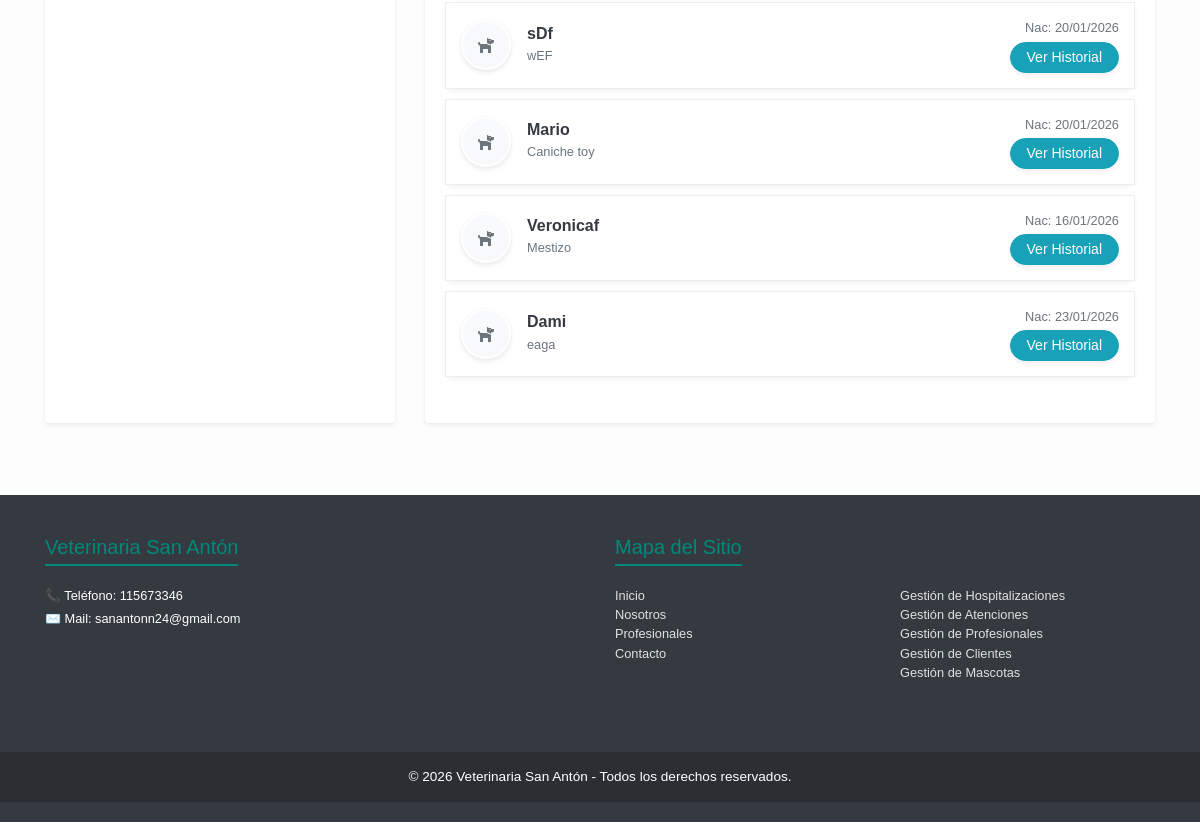
/vistaAdmin/detalle-cliente.php?id=7 (signed in, lower part), run on an earlier commit of the app's database.
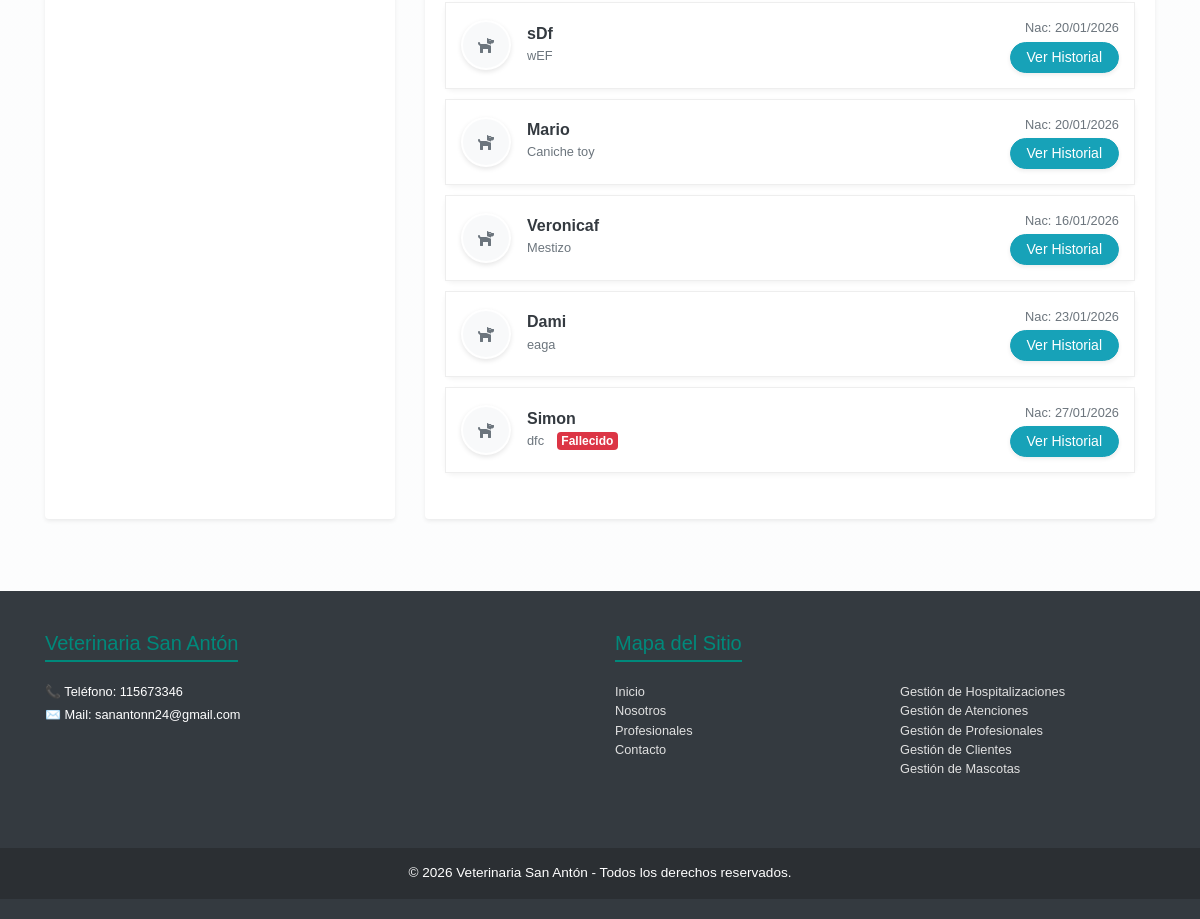
And on a later commit of the database.
### tables this page shows
CREATE TABLE `mascotas` (
  `id` int NOT NULL AUTO_INCREMENT,
  `id_cliente` int NOT NULL,
  `nombre` varchar(255) NOT NULL,
  `foto` varchar(320) DEFAULT NULL,
  `raza` varchar(100) DEFAULT NULL,
  `fecha_nac` date DEFAULT NULL,
  `fecha_mue` date DEFAULT NULL,
  `pesoMascota` int DEFAULT NULL,
  PRIMARY KEY (`id`),
  KEY `fk_id_cliente_mascota` (`id_cliente`),
  CONSTRAINT `fk_id_cliente_mascota` FOREIGN KEY (`id_cliente`) REFERENCES `clientes` (`id`) ON DELETE CASCADE ON UPDATE CASCADE
);

### shared/consultas_detalle_cliente.php (called while the page is built, shortened)
<?php
$id = isset($_GET['id']) ? intval($_GET['id']) : 0;
require_once 'db.php';
$query = "SELECT u.id, u.nombre, u.email, c.direccion, c.telefono
          FROM usuarios u
          JOIN clientes c ON u.id = c.id
          WHERE u.id = ?";
$stmt = $conn->prepare($query);
$stmt->bind_param("i", $id);
$stmt->execute();
$result = $stmt->get_result();
$cliente = ($result && $result->num_rows > 0) ? $result->fetch_assoc() : null;
$queryMascotas = "SELECT m.id, m.nombre AS mascota_nombre, m.raza, m.fecha_nac, m.fecha_mue, m.foto
                  FROM mascotas m
                  WHERE m.id_cliente = ?";
$stmtMascotas = $conn->prepare($queryMascotas);
$stmtMascotas->bind_param("i", $id);
$stmtMascotas->execute();
$resultMascotas = $stmtMascotas->get_result();
?>

### vistaAdmin/detalle-cliente.php (the view, shortened to what the changed rows need)
<?php require_once '../shared/consultas_detalle_cliente.php';
?>
<!DOCTYPE html>
<html lang="es">
<head>
    <?php require_once '../shared/head.php'; ?>
</head>
<body class="bg-light">
    <?php require_once '../shared/navbar.php'; ?>
    <div class="container mt-5 mb-5">
        <?php if ($cliente): ?>
            <div class="row">
                <div class="col-lg-8">
                    <div class="card shadow-sm border-0 mb-4">
                        <div class="card-body">
                            <?php if ($resultMascotas && $resultMascotas->num_rows > 0): ?>
                                <table id="tablaMascotas" class="table w-100">
                                    <tbody>
                                        <?php while ($mascota = $resultMascotas->fetch_assoc()): ?>
                                            <tr>
                                                <td>
                                                    <div class="d-flex align-items-center justify-content-between">
                                                        <div class="d-flex align-items-center">
                                                            <?php if (!empty($mascota['foto'])): ?>
                                                                <img src="<?php echo htmlspecialchars($mascota['foto']); ?>"
                                                                    alt="avatar de mascota" class="pet-avatar mr-3">
                                                            <?php else: ?>
                                                                <div
                                                                    class="pet-avatar d-flex align-items-center justify-content-center mr-3 bg-light text-muted">
                                                                    <i class="fas fa-dog"></i></div>
                                                            <?php endif; ?>
                                                            <div>
                                                                <h6 class="mb-0 font-weight-bold text-dark">
                                                                    <?php echo htmlspecialchars($mascota['mascota_nombre']); ?></h6>
                                                                <small
                                                                    class="text-muted"><?php echo htmlspecialchars($mascota['raza'] ?? 'Raza desconocida'); ?></small>
                                                                <?php if ($mascota['fecha_mue']): ?><span
                                                                        class="badge badge-danger ml-2">Fallecido</span><?php endif; ?>
                                                            </div>
                                                        </div>
                                                        <div class="text-right">
                                                            <small class="d-block text-muted mb-1"
                                                                data-order="<?php echo strtotime($mascota['fecha_nac']); ?>">Nac:
                                                                <?php echo date('d/m/Y', strtotime($mascota['fecha_nac'])); ?></small>
                                                            <a href="../shared/detalle-mascota.php?idMascota=<?php echo $mascota['id']; ?>"
                                                                class="btn btn-sm btn-info rounded-pill px-3 shadow-sm">Ver
                                                                Historial</a>
                                                        </div>
                                                    </div>
                                                </td>
                                            </tr>
                                        <?php endwhile; ?>
                                    </tbody>
                                </table>
                            <?php endif; ?>
                        </div>
                    </div>
                </div>
            </div>
        <?php endif; ?>
    </div>
</body>
</html>

What changed in the data, as far as the page shows it:
added mascotas: nombre "Simon", raza "dfc", fecha_mue "Fallecido", fecha_nac "27/01/2026"
